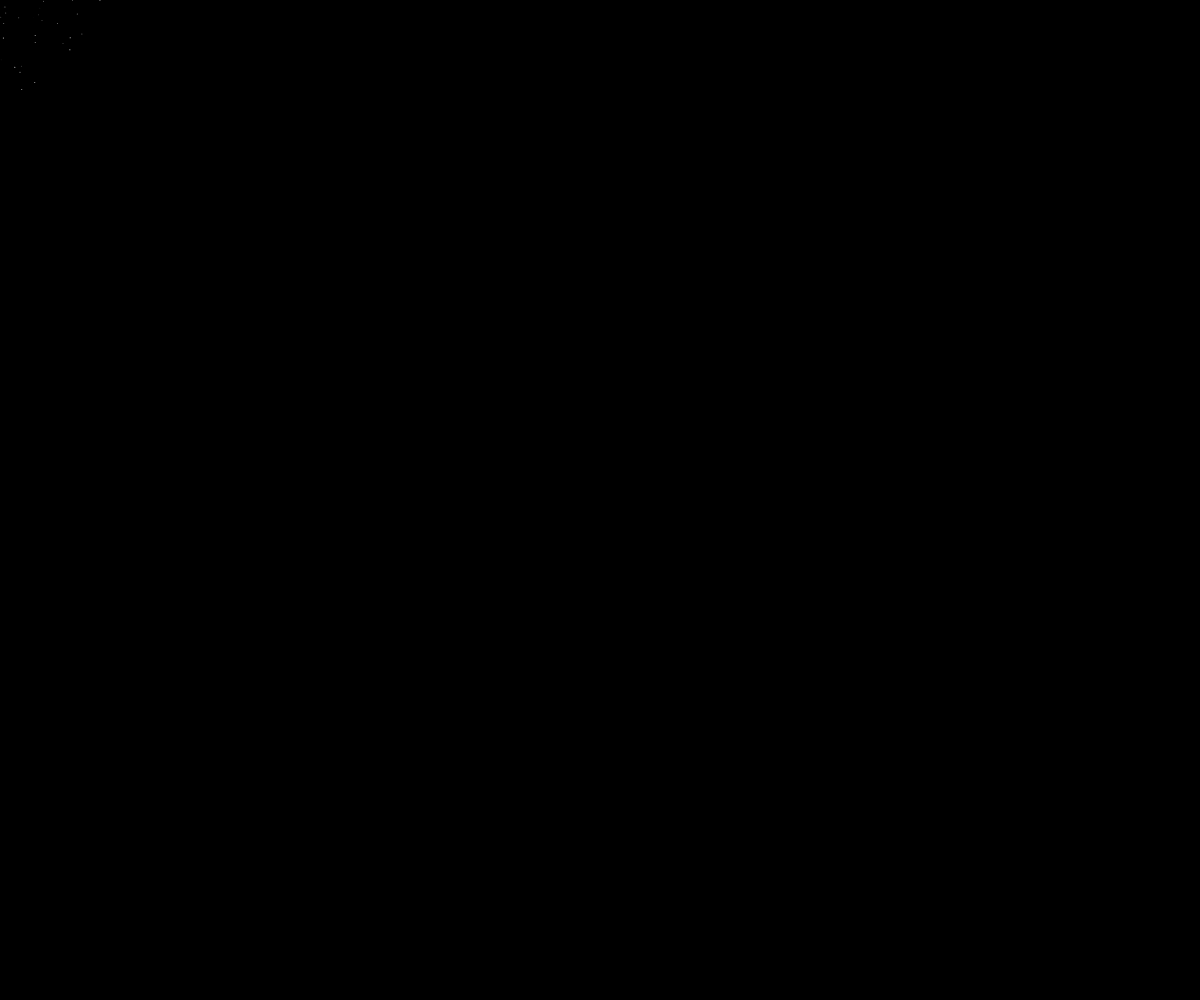
Frame 1 (no input)
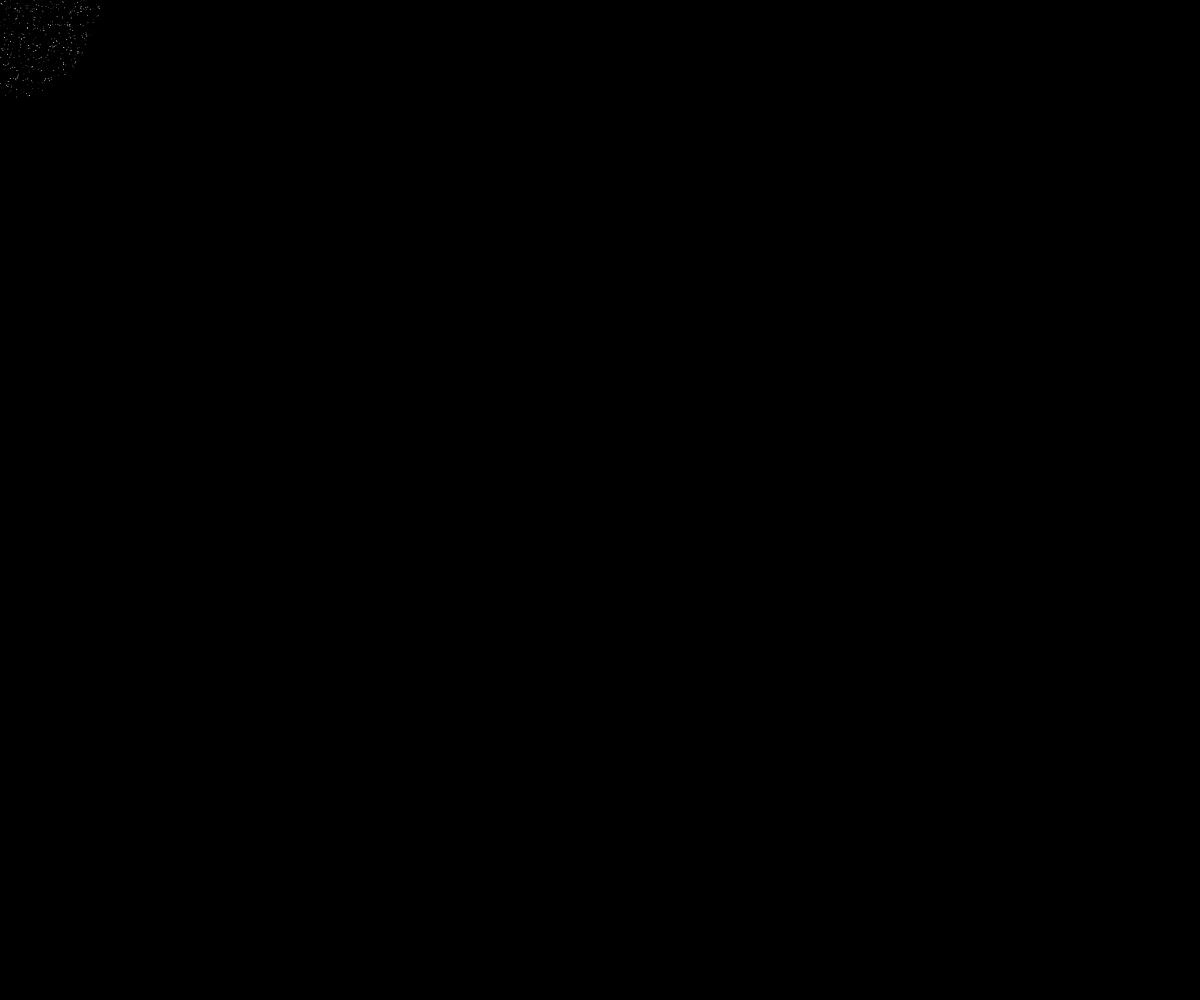
Frame 60 (no input)
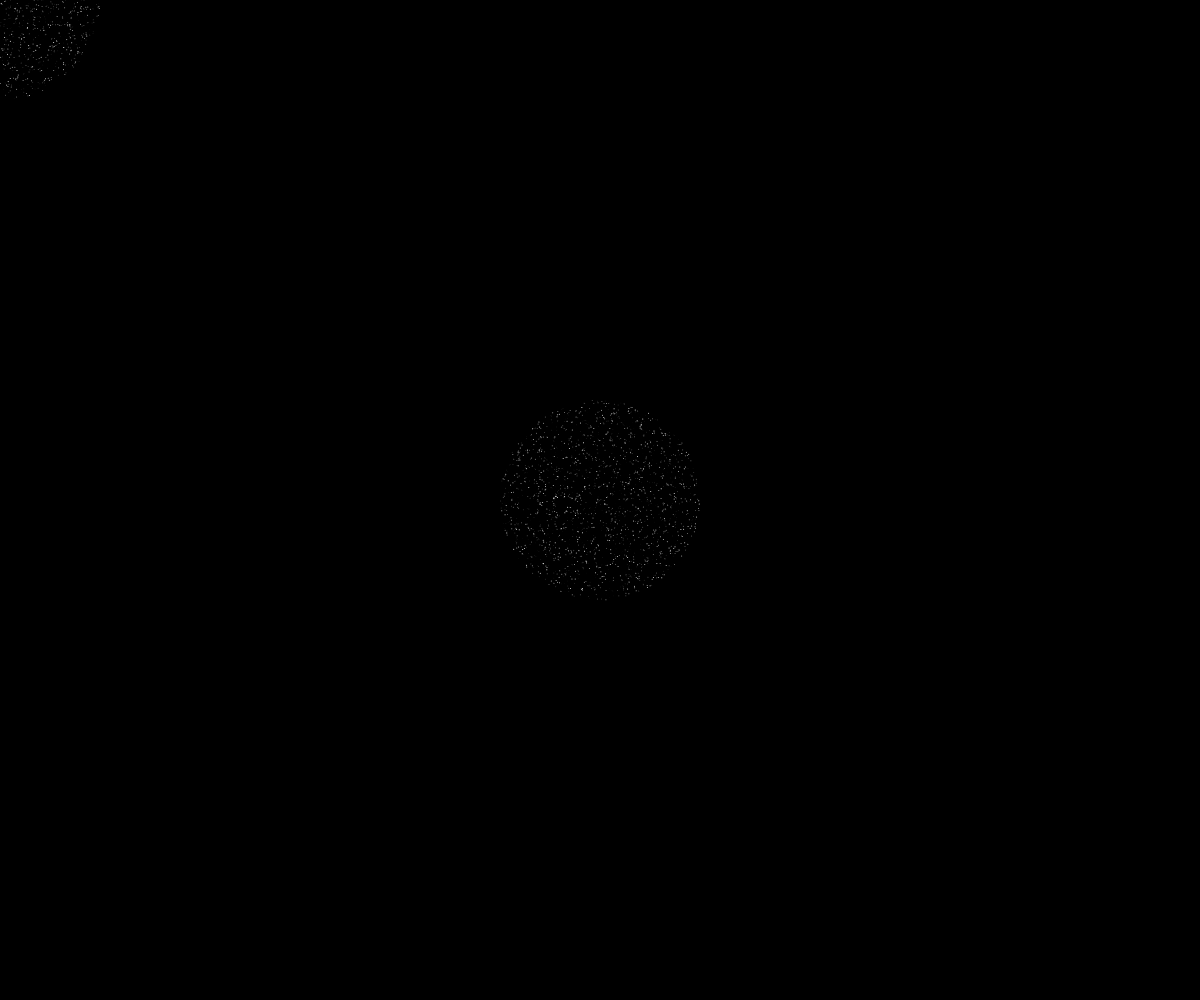
Frame 120 (the mouse pressed at the canvas centre since frame 60)

The p5.js sketch that drew these frames (run headless with seeded random() and noise() and a simulated clock; from frame 60 on, the mouse is pressed at the canvas centre):

// p5.js sketch
// ── sketch.js
var x;
var y;
var a;
var b;
var angle=1;
var radius=0;

function setup() {
  // uncomment this line to make the canvas the full size of the window
   createCanvas(windowWidth, windowHeight);
  background(0);
  stroke(255);
  strokeWeight(1);
  x=width/2;
  y=height/2;
  frameRate(1000);
  noCursor();
   
}

function draw() {
	//x=width/2;
	//y=height/2;
	for (var i=0; i<100; i++) {
		strokeWeight(1);
    	stroke(255,random(255));
    	angle=random(6.285);
    	radius=random(100);
		 x = mouseX+cos(angle)*radius;
		 y = mouseY+sin(angle)*radius;
		point(x, y);
		stroke(0);
		strokeWeight(5);
		point(x+(random(2)-1)*10, y+(random(2)-1)*10);
		if (x>width) {
			x=width;
    	}
		if (x<0) {
			x=0;
    	}
		if (y>height) {
			y=height;
    	}
		if (y<0) {
			y=0;
    	}
    
    }
}

function windowResized() {
  resizeCanvas(windowWidth, windowHeight);
  background(0);
  stroke(255);
  strokeWeight(1);
  x=width/2;
  y=height/2;
  frameRate(100);
  angle=0;
  radius=0;
}
